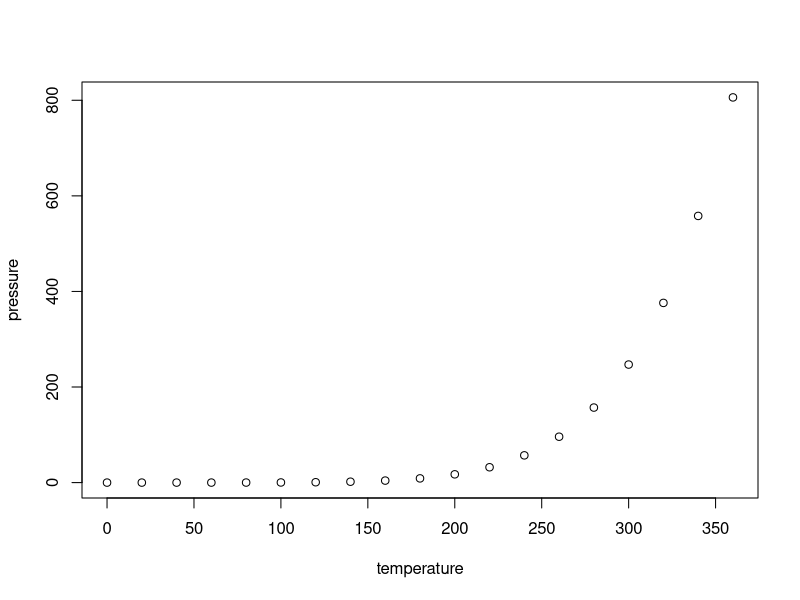
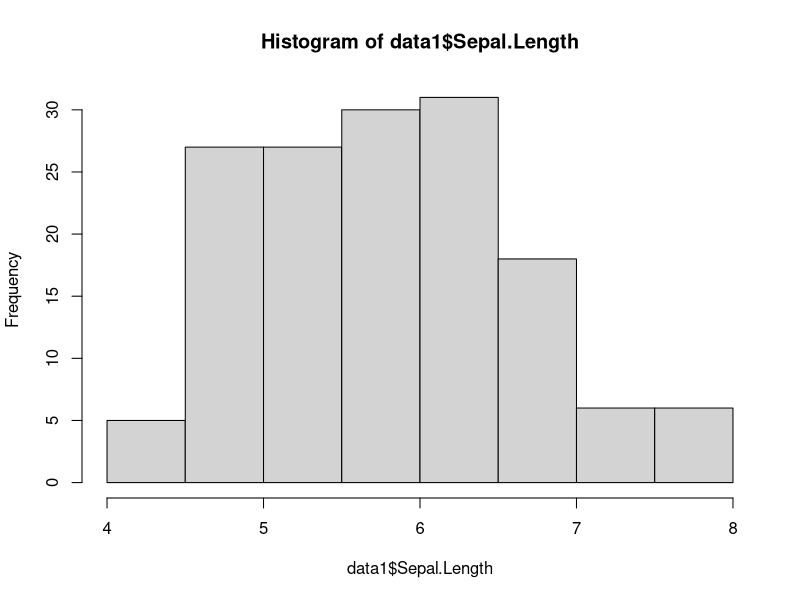
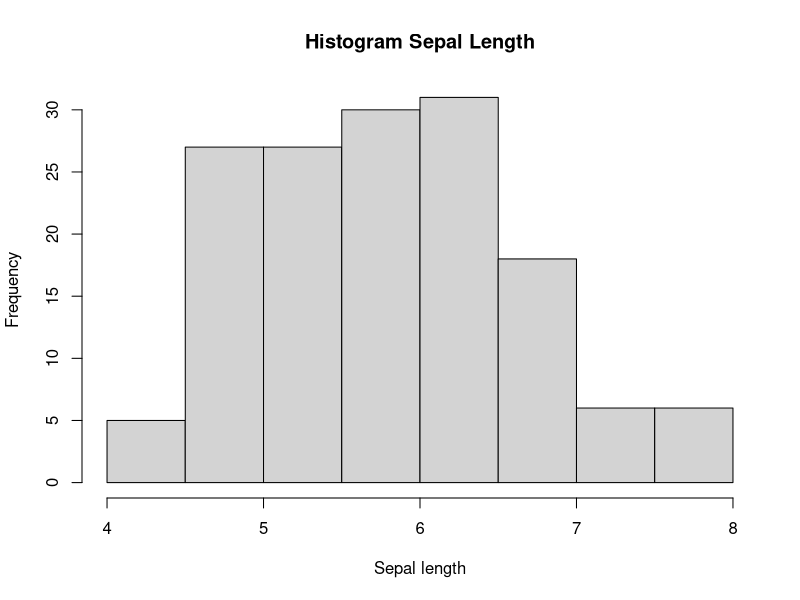
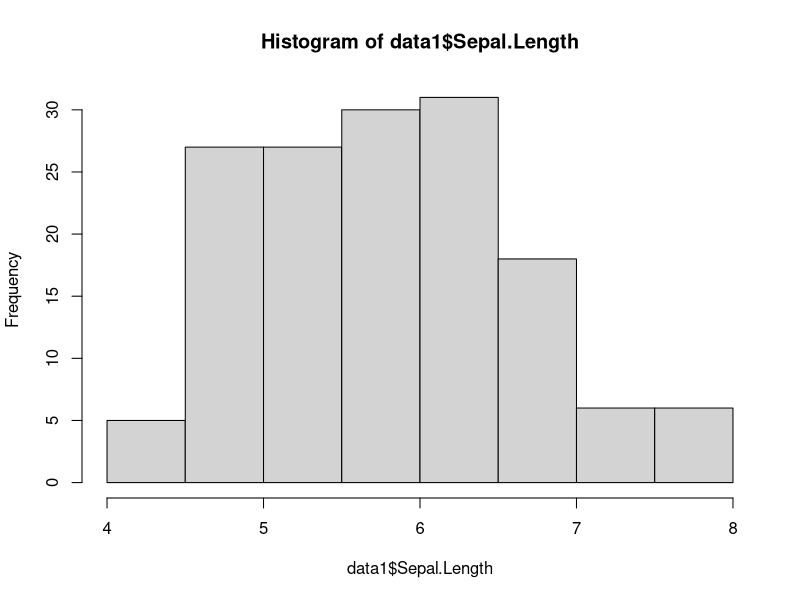
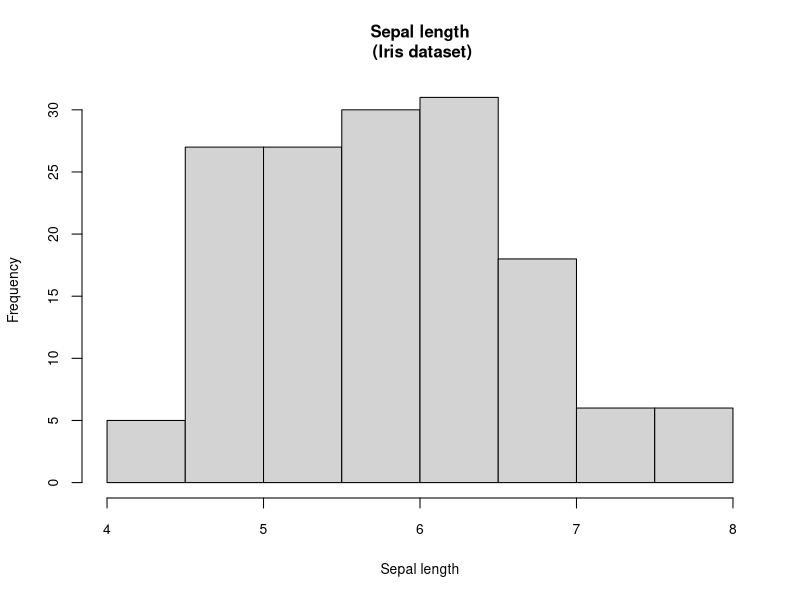
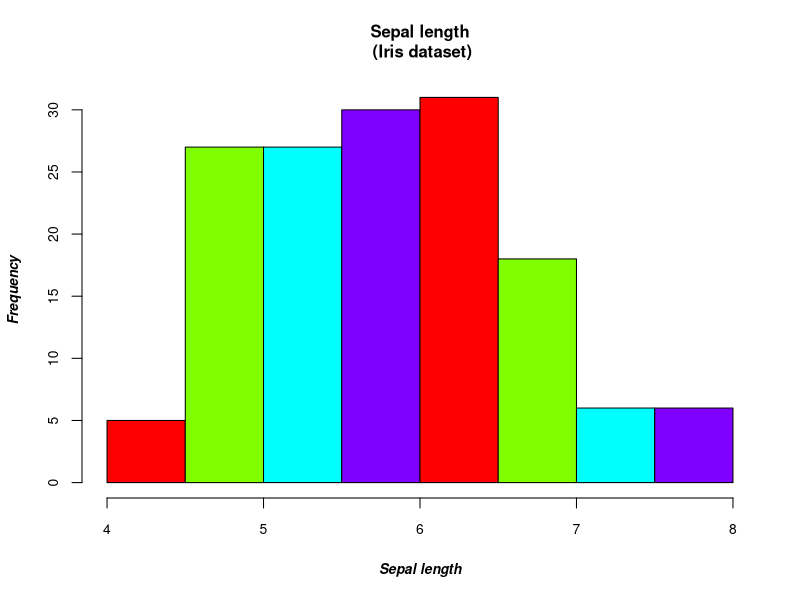
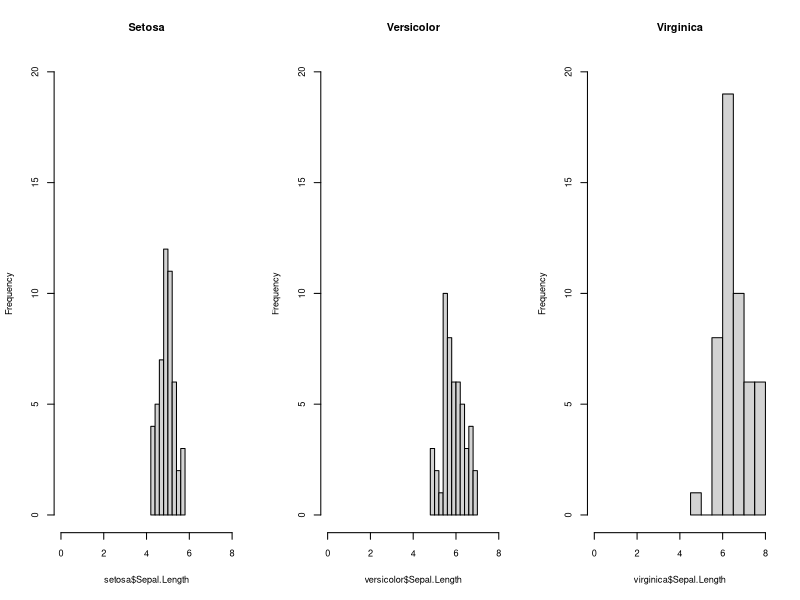
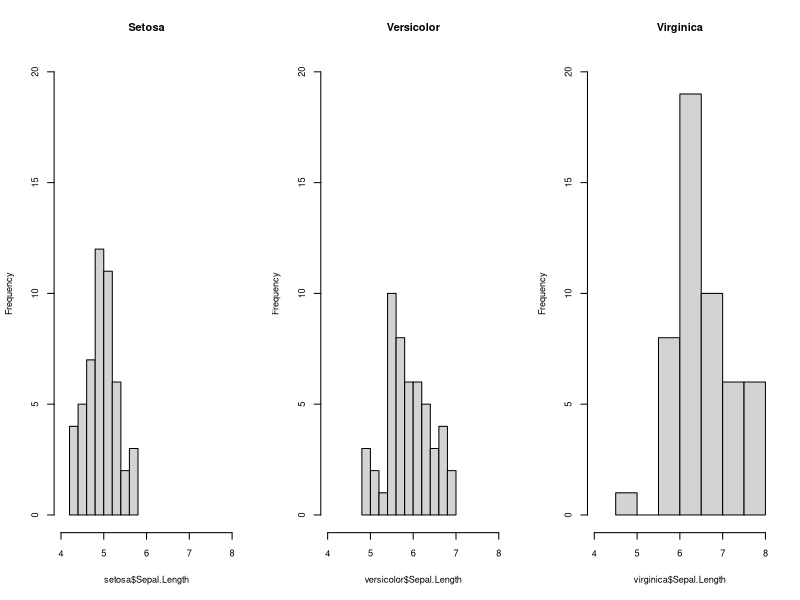

Reproduce these figures in R, in order.
## ---- chunk 1
knitr::opts_chunk$set(echo = TRUE)
## ---- chunk 2
summary(cars)
## ---- chunk 3
plot(pressure)
## ---- chunk 4
data1 <- iris
## ---- chunk 5
hist(data1$Sepal.Length)

## ---- chunk 6
hist(data1$Sepal.Length, breaks = 10, main = "Histogram Sepal Length", 
     xlab = "Sepal length")
## ---- chunk 7
hist(data1$Sepal.Length)
## ---- chunk 8
par(ps=10) # size of main and proportionally - xlab and ylab
hist(data1$Sepal.Length, main = "Sepal length\n (Iris dataset)", xlab="Sepal length")
## ---- chunk 9
par(ps=10)
hist(data1$Sepal.Length, main = "Sepal length\n (Iris dataset)", xlab="Sepal length", font.lab = 4, font.main =2, font.axis = 1, col = rainbow(4))
## ---- chunk 10
setosa <- subset(data1, data1$Species == "setosa")
versicolor <- subset(data1, data1$Species == "versicolor")
virginica <- subset(data1, data1$Species == "virginica")
## ---- chunk 11
# set the plotting area into a 1*3 array
par(mfrow=c(1,3))
hist(setosa$Sepal.Length, xlim=range(0,8), ylim =range(0,20), main = "Setosa", breaks=10)
hist(versicolor$Sepal.Length, xlim=range(0,8), ylim =range(0,20), main = "Versicolor", breaks=10)
hist(virginica$Sepal.Length, xlim=range(0,8), ylim =range(0,20), main = "Virginica", breaks=10)
## ---- chunk 12
# set the plotting area into a 1*3 array
par(mfrow=c(1,3))
hist(setosa$Sepal.Length, xlim=range(4,8), ylim =range(0,20), main = "Setosa", breaks=10)
hist(versicolor$Sepal.Length, xlim=range(4,8), ylim =range(0,20), main = "Versicolor", breaks=10)
hist(virginica$Sepal.Length, xlim=range(4,8), ylim =range(0,20), main = "Virginica", breaks=10)
